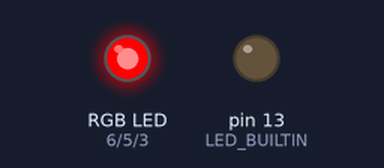
The sketch below on a simulated Arduino Uno, built with avr-gcc and run on an emulated ATmega328P. Parts: an RGB LED mixed from three pins (HIGH = lit), output pins drawn as LEDs (lit = HIGH).

Above: at 0.05 s.
At 1.9 s:
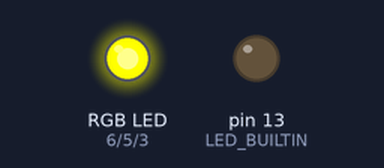
At 3.8 s:
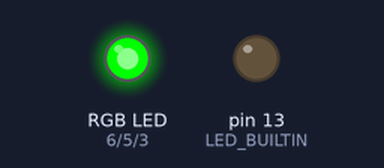
At 4.75 s:
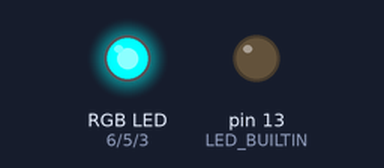
At 5.7 s:
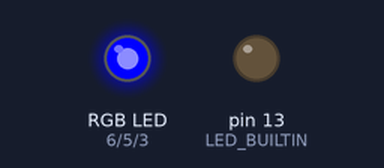
At 7.6 s:
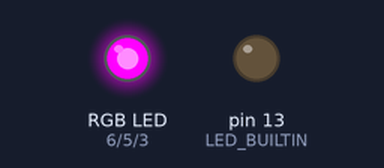
Timing chart, 0 to 10.0 s (numbered marks = the images above):
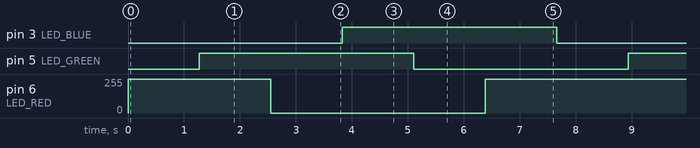

Measured:
- by itself, pin 3 (LED_BLUE), pin 5 (LED_GREEN): alternates HIGH for 3.8 s and LOW for 3.8 s
- by itself, pin 6 (LED_RED): alternates 255/255 for 3.8 s and 0/255 for 3.8 s

The sketch:

ex3.ino
```cpp
#define LED_RED 6
#define LED_GREEN 5
#define LED_BLUE 3

void initRGB() {
  pinMode(LED_BUILTIN, OUTPUT);
  digitalWrite(LED_BUILTIN, LOW);

  pinMode(LED_RED, OUTPUT);
  analogWrite(LED_RED, 255);

  pinMode(LED_GREEN, OUTPUT);
  analogWrite(LED_GREEN, 0);

  pinMode(LED_BLUE, OUTPUT);
  analogWrite(LED_BLUE, 0);
}

void setup() {
  initRGB();
}

void increase(int led) {
  for (int i = 1; i <= 255; i++) {
    analogWrite(led, i);
    delay(5);
  }
}

void decrease(int led) {
  for (int i = 254; i >= 0; i--) {
    analogWrite(led, i);
    delay(5);
  }
}

void loop() {
  increase(LED_GREEN);
  decrease(LED_RED);
  increase(LED_BLUE);
  decrease(LED_GREEN);
  increase(LED_RED);
  decrease(LED_BLUE);
}
```
